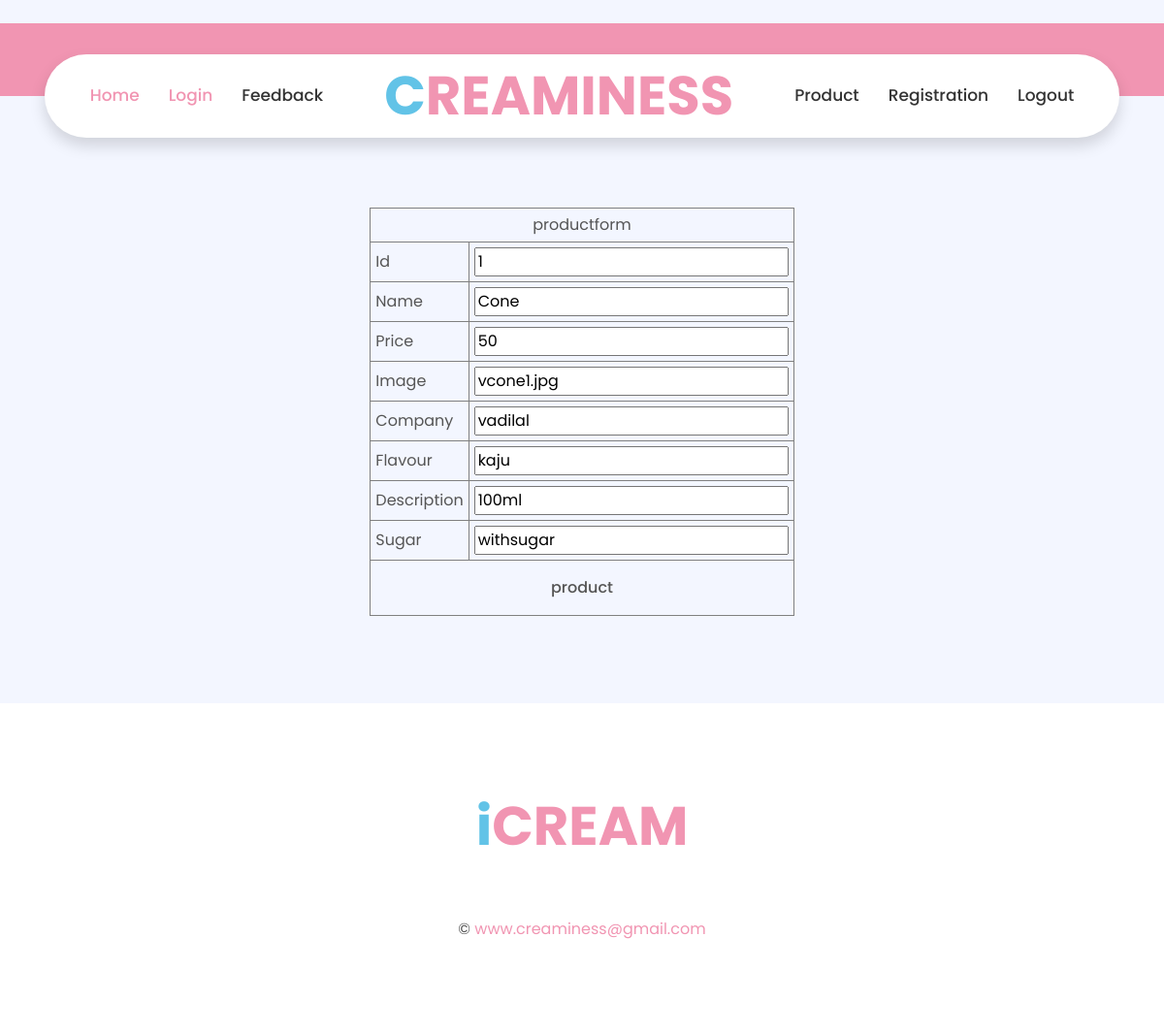
Screenshot of /project/admin/productedit.php?id=1 with the database file from the repository.
### tables this page shows
CREATE TABLE `product` (
  `id` int(11) NOT NULL,
  `name` varchar(30) NOT NULL,
  `price` varchar(20) NOT NULL,
  `image` varchar(100) NOT NULL,
  `company` varchar(20) NOT NULL,
  `flavour` varchar(100) NOT NULL,
  `description` varchar(70) NOT NULL,
  `sugar` varchar(20) NOT NULL
);

### project/admin/productedit.php (the view, shortened to what this page needs)
<?php
include("header.php");
?>
<?php
$id=$_GET['id'];
include("con1.php");
$query="select*from product where id=".$id;
$result=mysqli_query($con,$query);
while($row=mysqli_fetch_array($result))
{
?>
<form action="producteditcon.php" method="post">
<table class="tbl" border="1" cellpadding="5" cellspacing="5" align="center">
<tr>
  <td colspan="8" align="center" class="hed">productform</td>
</tr>
<tr>
<td>Id</td>
<td><input name="id" type="int" id="id" value="<?php echo $row["id"]?>" />
</td>
</tr>
<tr>
<td>Name</td>
<td><input name="name" type="text" id="name" value="<?php echo $row["name"]?>" />
</td>
</tr>
<tr>
<td>Price</td>
<td><input name="price" type="int" id="price" value="<?php echo $row["price"]?>" />
</td>
</tr>
<tr>
<td>Image</td>
<td><input name="image" type="text" id="image" value="<?php echo $row["image"]?>" />
</td>
</tr>
<tr>
<td>Company</td>
<td><input name="Company" type="text" id="Company" value="<?php echo $row["company"]?>" />
</td>
</tr>
<tr>
<td>Flavour</td>
<td><input name="flavour" type="text" id="flavour" value="<?php echo $row["flavour"]?>" />
</td>
</tr>
<tr>
<td>Description</td>
<td><input name="description" type="text" id="description" value="<?php echo $row["description"]?>" />
</td>
</tr>
<tr>
<td>Sugar</td>
<td><input name="sugar" type="text" id="sugar" value="<?php echo $row["sugar"]?>" />
</td>
</tr>
<tr>
<td colspan="8" align="center" class="hed">
<input type="submit" name="submit" value="product" class="btn">
</td>
</tr>
</table>
</form>
<?php
}
?>
<?php include("footer.php");?>

### rows the page displays
product: id "1", name "Cone", price "50", image "vcone1.jpg", Company "vadilal", flavour "kaju", description "100ml", sugar "withsugar"
